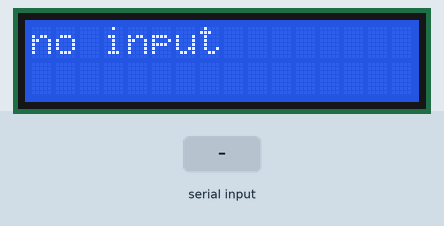
This sketch was run on a simulated Arduino Uno, built with avr-gcc and run on an emulated ATmega328P. On the bench: 16×2 character LCD. The inputs (shaded band) are chosen by the test bench. What the sketch prints to the serial monitor is not drawn.

Above: at 5.7 s.
5.8 s: "1" received over Serial
At 7.0 s:
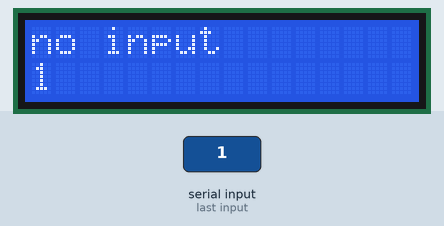
7.3 s: "0" received over Serial
At 8.2 s:
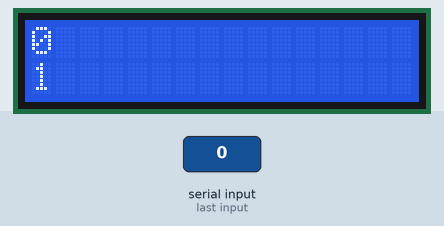
8.8 s: "2" received over Serial
At 9.3 s:
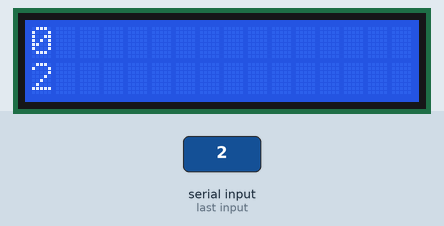
Timing chart, 0 to 11.8 s (numbered marks = the images above; inputs shaded):
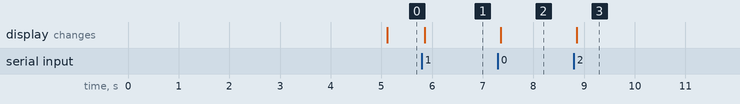

The sketch:

kspProject.ino
```cpp
// (licence header left out)
#include <Wire.h>
#include <LCD.h>
#include <LiquidCrystal_I2C.h>

#define I2C_ADDR    0x27 // <<----- Add your address here.  Find it from I2C Scanner
#define BACKLIGHT_PIN     3
#define En_pin  2
#define Rw_pin  1
#define Rs_pin  0
#define D4_pin  4
#define D5_pin  5
#define D6_pin  6
#define D7_pin  7

long n = 0;
int ledPin = 13;
String inputString;
int check = 1;

LiquidCrystal_I2C	lcd(I2C_ADDR,En_pin,Rw_pin,Rs_pin,D4_pin,D5_pin,D6_pin,D7_pin);
String inString = "";
void setup()
{
  lcd.begin (16,2); //  <<----- My LCD was 16x2
  Serial.begin(9600);
  pinMode(ledPin,INPUT);
  // Switch on the backlight
  lcd.setBacklightPin(BACKLIGHT_PIN,POSITIVE);
  lcd.setBacklight(HIGH);

  inputString.reserve(300);

  lcd.home (); // go home
  lcd.clear();
  lcd.print("hey there");

}

void loop()
{
  // Backlight on/off every 3 seconds
  /*lcd.setCursor (0,1);        // go to start of 2nd line
   lcd.print(n++,DEC);*/
  //delay(50);
  /*lcd.setBacklight(LOW);      // Backlight off
   delay(3000);
   lcd.setBacklight(HIGH);     // Backlight on
   delay(3000);*/
  switch (check) {
  case 1:
    Serial.println("name");
    break;
  case 2:
    Serial.println("altitude");
    break;

  }
  n = millis();
  wait();
  if (Serial.available()>0)
  {
    serialCommand();
    if (check == 1){
      lcdClear(0,0,15,0);
      lcd.setCursor(0,0);
      lcd.print(inString);
    }
    if (check == 2){
      lcdClear(0,1,15,1);
      lcd.setCursor(0,1);
      lcd.print(inString);
    }


  }


  else{
    lcd.clear();
    lcd.home();
    lcd.print("no input");
  }


  if (check == 1)check = 2;
  else check =1;
  /*if (stringComplete) {
   Serial.println(inputString);
   // clear the string:
   inputString = "";
   stringComplete = false;
   }*/
}


void serialCommand(){
  //Serial.println(Serial.available());
  inString = "";

  while(Serial.available()>0){
    inString += (char)Serial.read();
  }


}
void wait(){

  while(Serial.available()==0)
  {
    if ((millis()-n)>5000)break;
  }
  ledBlink();
}

void ledBlink(){
  digitalWrite(ledPin,HIGH);
  delay(25);
  digitalWrite(ledPin,LOW);
}
/*void serialEvent() {
 while (Serial.available()) {
 // get the new byte:
 char inChar = (char)Serial.read();
 // add it to the inputString:
 inputString += inChar;
 // if the incoming character is a newline, set a flag
 // so the main loop can do something about it:
 if (inChar == '\n') {
 stringComplete = true;
 }
 }
 }*/

void lcdClear(int from1,int from2,int to1,int to2)
{
  int e;
  int f;
  int rem = abs((from1 + (from2*16)) - (to1 + (to2*16)))+1;
  for (int i = 0; i<rem; i++)
  {

    if (from2 == 0)
    {
      if (from1+i > 15)
      {
        e = (i+from1)-16;
        f = 1;
      }
      else
      {
        e = i+from1;
        f = 0;
      }
    }
    else
    {
      e = i+from1;
      f = 1;
    }

    lcd.setCursor(e,f);
    lcd.print(" ");

  }

}
```

Measured:
- after the input at 5.8 s, the display: changes after 0.06 s (image 1)
- after the input at 7.3 s, the display: changes after 0.06 s (image 2)
- after the input at 8.8 s, the display: changes after 0.06 s (image 3)
